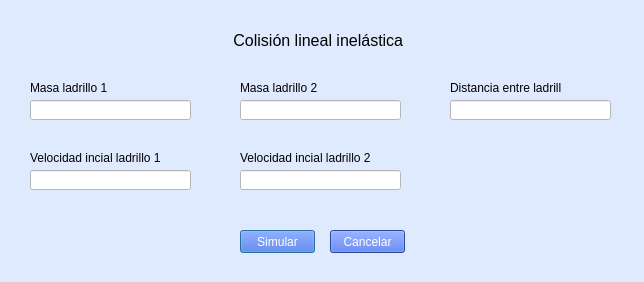
<?xml version="1.0" encoding="UTF-8"?>
<ui version="4.0">
 <class>DialogColisionLinealInelastica</class>
 <widget class="QDialog" name="DialogColisionLinealInelastica">
  <property name="geometry">
   <rect>
    <x>0</x>
    <y>0</y>
    <width>644</width>
    <height>282</height>
   </rect>
  </property>
  <property name="windowTitle">
   <string>Colisión lineal inelástica </string>
  </property>
  <property name="styleSheet">
   <string notr="true">background-color: #DFEAFF;</string>
  </property>
  <widget class="QLabel" name="lblErrorMasaLadrillo2">
   <property name="geometry">
    <rect>
     <x>240</x>
     <y>120</y>
     <width>131</width>
     <height>16</height>
    </rect>
   </property>
   <property name="text">
    <string/>
   </property>
  </widget>
  <widget class="QLineEdit" name="inptMasaLadrillo1">
   <property name="geometry">
    <rect>
     <x>30</x>
     <y>100</y>
     <width>161</width>
     <height>20</height>
    </rect>
   </property>
   <property name="styleSheet">
    <string notr="true">background-color: white;</string>
   </property>
  </widget>
  <widget class="QLabel" name="lblVelocidadLadrillo2">
   <property name="geometry">
    <rect>
     <x>240</x>
     <y>190</y>
     <width>131</width>
     <height>16</height>
    </rect>
   </property>
   <property name="text">
    <string/>
   </property>
  </widget>
  <widget class="QLabel" name="lblErrorMasaLadrillo1">
   <property name="geometry">
    <rect>
     <x>30</x>
     <y>120</y>
     <width>131</width>
     <height>16</height>
    </rect>
   </property>
   <property name="text">
    <string/>
   </property>
  </widget>
  <widget class="QLabel" name="label_3">
   <property name="geometry">
    <rect>
     <x>0</x>
     <y>20</y>
     <width>641</width>
     <height>41</height>
    </rect>
   </property>
   <property name="font">
    <font>
     <pointsize>12</pointsize>
    </font>
   </property>
   <property name="text">
    <string>Colisión lineal inelástica </string>
   </property>
   <property name="scaledContents">
    <bool>false</bool>
   </property>
   <property name="alignment">
    <set>Qt::AlignCenter</set>
   </property>
   <property name="wordWrap">
    <bool>true</bool>
   </property>
  </widget>
  <widget class="QLabel" name="lblVelocidadLadrillo1">
   <property name="geometry">
    <rect>
     <x>30</x>
     <y>190</y>
     <width>131</width>
     <height>16</height>
    </rect>
   </property>
   <property name="text">
    <string/>
   </property>
  </widget>
  <widget class="QLabel" name="label_2">
   <property name="geometry">
    <rect>
     <x>240</x>
     <y>80</y>
     <width>111</width>
     <height>16</height>
    </rect>
   </property>
   <property name="text">
    <string>Masa ladrillo 2</string>
   </property>
  </widget>
  <widget class="QLabel" name="label_6">
   <property name="geometry">
    <rect>
     <x>450</x>
     <y>80</y>
     <width>111</width>
     <height>16</height>
    </rect>
   </property>
   <property name="text">
    <string>Distancia entre ladrillos</string>
   </property>
  </widget>
  <widget class="QLabel" name="label_7">
   <property name="geometry">
    <rect>
     <x>240</x>
     <y>150</y>
     <width>161</width>
     <height>16</height>
    </rect>
   </property>
   <property name="text">
    <string>Velocidad incial ladrillo 2</string>
   </property>
  </widget>
  <widget class="QLabel" name="label_4">
   <property name="geometry">
    <rect>
     <x>30</x>
     <y>150</y>
     <width>161</width>
     <height>16</height>
    </rect>
   </property>
   <property name="text">
    <string>Velocidad incial ladrillo 1</string>
   </property>
  </widget>
  <widget class="QLineEdit" name="inptMasaLadrillo2">
   <property name="geometry">
    <rect>
     <x>240</x>
     <y>100</y>
     <width>161</width>
     <height>20</height>
    </rect>
   </property>
   <property name="styleSheet">
    <string notr="true">background-color: white;</string>
   </property>
  </widget>
  <widget class="QLineEdit" name="inptVelocidadLadrillo2">
   <property name="geometry">
    <rect>
     <x>240</x>
     <y>170</y>
     <width>161</width>
     <height>20</height>
    </rect>
   </property>
   <property name="styleSheet">
    <string notr="true">background-color: white;</string>
   </property>
  </widget>
  <widget class="QLineEdit" name="inptVelocidadLadrillo1">
   <property name="geometry">
    <rect>
     <x>30</x>
     <y>170</y>
     <width>161</width>
     <height>20</height>
    </rect>
   </property>
   <property name="styleSheet">
    <string notr="true">background-color: white;</string>
   </property>
  </widget>
  <widget class="QLabel" name="label">
   <property name="geometry">
    <rect>
     <x>30</x>
     <y>80</y>
     <width>111</width>
     <height>16</height>
    </rect>
   </property>
   <property name="text">
    <string>Masa ladrillo 1</string>
   </property>
  </widget>
  <widget class="QLabel" name="lblErrorDistanciaLadrillos">
   <property name="geometry">
    <rect>
     <x>450</x>
     <y>120</y>
     <width>131</width>
     <height>16</height>
    </rect>
   </property>
   <property name="text">
    <string/>
   </property>
  </widget>
  <widget class="QLineEdit" name="inptDistanciaLadrillos">
   <property name="geometry">
    <rect>
     <x>450</x>
     <y>100</y>
     <width>161</width>
     <height>20</height>
    </rect>
   </property>
   <property name="styleSheet">
    <string notr="true">background-color: white;</string>
   </property>
  </widget>
  <widget class="QPushButton" name="btnSimular">
   <property name="geometry">
    <rect>
     <x>240</x>
     <y>230</y>
     <width>75</width>
     <height>23</height>
    </rect>
   </property>
   <property name="styleSheet">
    <string notr="true">background-color: #3D63DD;
color: white;</string>
   </property>
   <property name="text">
    <string>Simular</string>
   </property>
  </widget>
  <widget class="QPushButton" name="btnCancelar">
   <property name="geometry">
    <rect>
     <x>330</x>
     <y>230</y>
     <width>75</width>
     <height>23</height>
    </rect>
   </property>
   <property name="styleSheet">
    <string notr="true">background-color: #3D63DD;
color: white;</string>
   </property>
   <property name="text">
    <string>Cancelar</string>
   </property>
  </widget>
 </widget>
 <resources/>
 <connections/>
</ui>
